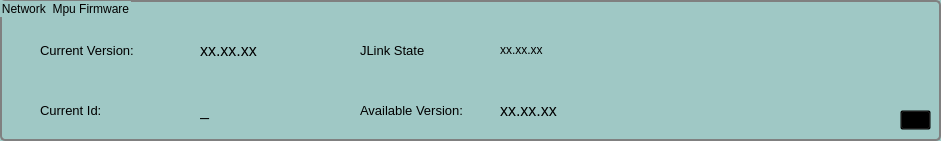
   <widget class="QGroupBox" name="groupBoxNetwork">
    <property name="geometry">
     <rect>
      <x>10</x>
      <y>180</y>
      <width>941</width>
      <height>141</height>
     </rect>
    </property>
    <property name="palette">
     <palette>
      <active>
       <colorrole role="WindowText">
        <brush brushstyle="SolidPattern">
         <color alpha="255">
          <red>0</red>
          <green>0</green>
          <blue>0</blue>
         </color>
        </brush>
       </colorrole>
       <colorrole role="Button">
        <brush brushstyle="SolidPattern">
         <color alpha="255">
          <red>159</red>
          <green>200</green>
          <blue>197</blue>
         </color>
        </brush>
       </colorrole>
       <colorrole role="Light">
        <brush brushstyle="SolidPattern">
         <color alpha="255">
          <red>248</red>
          <green>255</green>
          <blue>255</blue>
         </color>
        </brush>
       </colorrole>
       <colorrole role="Midlight">
        <brush brushstyle="SolidPattern">
         <color alpha="255">
          <red>203</red>
          <green>227</green>
          <blue>226</blue>
         </color>
        </brush>
       </colorrole>
       <colorrole role="Dark">
        <brush brushstyle="SolidPattern">
         <color alpha="255">
          <red>79</red>
          <green>100</green>
          <blue>98</blue>
         </color>
        </brush>
       </colorrole>
       <colorrole role="Mid">
        <brush brushstyle="SolidPattern">
         <color alpha="255">
          <red>106</red>
          <green>133</green>
          <blue>131</blue>
         </color>
        </brush>
       </colorrole>
       <colorrole role="Text">
        <brush brushstyle="SolidPattern">
         <color alpha="255">
          <red>0</red>
          <green>0</green>
          <blue>0</blue>
         </color>
        </brush>
       </colorrole>
       <colorrole role="BrightText">
        <brush brushstyle="SolidPattern">
         <color alpha="255">
          <red>255</red>
          <green>255</green>
          <blue>255</blue>
         </color>
        </brush>
       </colorrole>
       <colorrole role="ButtonText">
        <brush brushstyle="SolidPattern">
         <color alpha="255">
          <red>0</red>
          <green>0</green>
          <blue>0</blue>
         </color>
        </brush>
       </colorrole>
       <colorrole role="Base">
        <brush brushstyle="SolidPattern">
         <color alpha="255">
          <red>255</red>
          <green>255</green>
          <blue>255</blue>
         </color>
        </brush>
       </colorrole>
       <colorrole role="Window">
        <brush brushstyle="SolidPattern">
         <color alpha="255">
          <red>159</red>
          <green>200</green>
          <blue>197</blue>
         </color>
        </brush>
       </colorrole>
       <colorrole role="Shadow">
        <brush brushstyle="SolidPattern">
         <color alpha="255">
          <red>0</red>
          <green>0</green>
          <blue>0</blue>
         </color>
        </brush>
       </colorrole>
       <colorrole role="AlternateBase">
        <brush brushstyle="SolidPattern">
         <color alpha="255">
          <red>207</red>
          <green>227</green>
          <blue>226</blue>
         </color>
        </brush>
       </colorrole>
       <colorrole role="ToolTipBase">
        <brush brushstyle="SolidPattern">
         <color alpha="255">
          <red>255</red>
          <green>255</green>
          <blue>220</blue>
         </color>
        </brush>
       </colorrole>
       <colorrole role="ToolTipText">
        <brush brushstyle="SolidPattern">
         <color alpha="255">
          <red>0</red>
          <green>0</green>
          <blue>0</blue>
         </color>
        </brush>
       </colorrole>
      </active>
      <inactive>
       <colorrole role="WindowText">
        <brush brushstyle="SolidPattern">
         <color alpha="255">
          <red>0</red>
          <green>0</green>
          <blue>0</blue>
         </color>
        </brush>
       </colorrole>
       <colorrole role="Button">
        <brush brushstyle="SolidPattern">
         <color alpha="255">
          <red>159</red>
          <green>200</green>
          <blue>197</blue>
         </color>
        </brush>
       </colorrole>
       <colorrole role="Light">
        <brush brushstyle="SolidPattern">
         <color alpha="255">
          <red>248</red>
          <green>255</green>
          <blue>255</blue>
         </color>
        </brush>
       </colorrole>
       <colorrole role="Midlight">
        <brush brushstyle="SolidPattern">
         <color alpha="255">
          <red>203</red>
          <green>227</green>
          <blue>226</blue>
         </color>
        </brush>
       </colorrole>
       <colorrole role="Dark">
        <brush brushstyle="SolidPattern">
         <color alpha="255">
          <red>79</red>
          <green>100</green>
          <blue>98</blue>
         </color>
        </brush>
       </colorrole>
       <colorrole role="Mid">
        <brush brushstyle="SolidPattern">
         <color alpha="255">
          <red>106</red>
          <green>133</green>
          <blue>131</blue>
         </color>
        </brush>
       </colorrole>
       <colorrole role="Text">
        <brush brushstyle="SolidPattern">
         <color alpha="255">
          <red>0</red>
          <green>0</green>
          <blue>0</blue>
         </color>
        </brush>
       </colorrole>
       <colorrole role="BrightText">
        <brush brushstyle="SolidPattern">
         <color alpha="255">
          <red>255</red>
          <green>255</green>
          <blue>255</blue>
         </color>
        </brush>
       </colorrole>
       <colorrole role="ButtonText">
        <brush brushstyle="SolidPattern">
         <color alpha="255">
          <red>0</red>
          <green>0</green>
          <blue>0</blue>
         </color>
        </brush>
       </colorrole>
       <colorrole role="Base">
        <brush brushstyle="SolidPattern">
         <color alpha="255">
          <red>255</red>
          <green>255</green>
          <blue>255</blue>
         </color>
        </brush>
       </colorrole>
       <colorrole role="Window">
        <brush brushstyle="SolidPattern">
         <color alpha="255">
          <red>159</red>
          <green>200</green>
          <blue>197</blue>
         </color>
        </brush>
       </colorrole>
       <colorrole role="Shadow">
        <brush brushstyle="SolidPattern">
         <color alpha="255">
          <red>0</red>
          <green>0</green>
          <blue>0</blue>
         </color>
        </brush>
       </colorrole>
       <colorrole role="AlternateBase">
        <brush brushstyle="SolidPattern">
         <color alpha="255">
          <red>207</red>
          <green>227</green>
          <blue>226</blue>
         </color>
        </brush>
       </colorrole>
       <colorrole role="ToolTipBase">
        <brush brushstyle="SolidPattern">
         <color alpha="255">
          <red>255</red>
          <green>255</green>
          <blue>220</blue>
         </color>
        </brush>
       </colorrole>
       <colorrole role="ToolTipText">
        <brush brushstyle="SolidPattern">
         <color alpha="255">
          <red>0</red>
          <green>0</green>
          <blue>0</blue>
         </color>
        </brush>
       </colorrole>
      </inactive>
      <disabled>
       <colorrole role="WindowText">
        <brush brushstyle="SolidPattern">
         <color alpha="255">
          <red>79</red>
          <green>100</green>
          <blue>98</blue>
         </color>
        </brush>
       </colorrole>
       <colorrole role="Button">
        <brush brushstyle="SolidPattern">
         <color alpha="255">
          <red>159</red>
          <green>200</green>
          <blue>197</blue>
         </color>
        </brush>
       </colorrole>
       <colorrole role="Light">
        <brush brushstyle="SolidPattern">
         <color alpha="255">
          <red>248</red>
          <green>255</green>
          <blue>255</blue>
         </color>
        </brush>
       </colorrole>
       <colorrole role="Midlight">
        <brush brushstyle="SolidPattern">
         <color alpha="255">
          <red>203</red>
          <green>227</green>
          <blue>226</blue>
         </color>
        </brush>
       </colorrole>
       <colorrole role="Dark">
        <brush brushstyle="SolidPattern">
         <color alpha="255">
          <red>79</red>
          <green>100</green>
          <blue>98</blue>
         </color>
        </brush>
       </colorrole>
       <colorrole role="Mid">
        <brush brushstyle="SolidPattern">
         <color alpha="255">
          <red>106</red>
          <green>133</green>
          <blue>131</blue>
         </color>
        </brush>
       </colorrole>
       <colorrole role="Text">
        <brush brushstyle="SolidPattern">
         <color alpha="255">
          <red>79</red>
          <green>100</green>
          <blue>98</blue>
         </color>
        </brush>
       </colorrole>
       <colorrole role="BrightText">
        <brush brushstyle="SolidPattern">
         <color alpha="255">
          <red>255</red>
          <green>255</green>
          <blue>255</blue>
         </color>
        </brush>
       </colorrole>
       <colorrole role="ButtonText">
        <brush brushstyle="SolidPattern">
         <color alpha="255">
          <red>79</red>
          <green>100</green>
          <blue>98</blue>
         </color>
        </brush>
       </colorrole>
       <colorrole role="Base">
        <brush brushstyle="SolidPattern">
         <color alpha="255">
          <red>159</red>
          <green>200</green>
          <blue>197</blue>
         </color>
        </brush>
       </colorrole>
       <colorrole role="Window">
        <brush brushstyle="SolidPattern">
         <color alpha="255">
          <red>159</red>
          <green>200</green>
          <blue>197</blue>
         </color>
        </brush>
       </colorrole>
       <colorrole role="Shadow">
        <brush brushstyle="SolidPattern">
         <color alpha="255">
          <red>0</red>
          <green>0</green>
          <blue>0</blue>
         </color>
        </brush>
       </colorrole>
       <colorrole role="AlternateBase">
        <brush brushstyle="SolidPattern">
         <color alpha="255">
          <red>159</red>
          <green>200</green>
          <blue>197</blue>
         </color>
        </brush>
       </colorrole>
       <colorrole role="ToolTipBase">
        <brush brushstyle="SolidPattern">
         <color alpha="255">
          <red>255</red>
          <green>255</green>
          <blue>220</blue>
         </color>
        </brush>
       </colorrole>
       <colorrole role="ToolTipText">
        <brush brushstyle="SolidPattern">
         <color alpha="255">
          <red>0</red>
          <green>0</green>
          <blue>0</blue>
         </color>
        </brush>
       </colorrole>
      </disabled>
     </palette>
    </property>
    <property name="accessibleName">
     <string/>
    </property>
    <property name="accessibleDescription">
     <string/>
    </property>
    <property name="layoutDirection">
     <enum>Qt::LeftToRight</enum>
    </property>
    <property name="styleSheet">
     <string notr="true">QGroupBox { 
     border: 2px solid gray; 
     border-radius: 5px; 
 } </string>
    </property>
    <property name="inputMethodHints">
     <set>Qt::ImhDigitsOnly</set>
    </property>
    <property name="title">
     <string>Network  Mpu Firmware</string>
    </property>
    <widget class="QLabel" name="labelCurrVersionNw">
     <property name="geometry">
      <rect>
       <x>40</x>
       <y>40</y>
       <width>111</width>
       <height>20</height>
      </rect>
     </property>
     <property name="font">
      <font>
       <pointsize>10</pointsize>
      </font>
     </property>
     <property name="text">
      <string>Current Version:</string>
     </property>
     <property name="scaledContents">
      <bool>true</bool>
     </property>
    </widget>
    <widget class="QLabel" name="varCurrVersionNbrNw">
     <property name="geometry">
      <rect>
       <x>200</x>
       <y>40</y>
       <width>131</width>
       <height>20</height>
      </rect>
     </property>
     <property name="font">
      <font>
       <pointsize>12</pointsize>
      </font>
     </property>
     <property name="text">
      <string>xx.xx.xx</string>
     </property>
     <property name="scaledContents">
      <bool>true</bool>
     </property>
    </widget>
    <widget class="QLabel" name="varJLinkStateNw">
     <property name="geometry">
      <rect>
       <x>500</x>
       <y>40</y>
       <width>421</width>
       <height>20</height>
      </rect>
     </property>
     <property name="palette">
      <palette>
       <active>
        <colorrole role="WindowText">
         <brush brushstyle="SolidPattern">
          <color alpha="255">
           <red>0</red>
           <green>0</green>
           <blue>0</blue>
          </color>
         </brush>
        </colorrole>
        <colorrole role="Button">
         <brush brushstyle="SolidPattern">
          <color alpha="255">
           <red>0</red>
           <green>0</green>
           <blue>255</blue>
          </color>
         </brush>
        </colorrole>
        <colorrole role="Light">
         <brush brushstyle="SolidPattern">
          <color alpha="255">
           <red>127</red>
           <green>127</green>
           <blue>255</blue>
          </color>
         </brush>
        </colorrole>
        <colorrole role="Midlight">
         <brush brushstyle="SolidPattern">
          <color alpha="255">
           <red>63</red>
           <green>63</green>
           <blue>255</blue>
          </color>
         </brush>
        </colorrole>
        <colorrole role="Dark">
         <brush brushstyle="SolidPattern">
          <color alpha="255">
           <red>0</red>
           <green>0</green>
           <blue>127</blue>
          </color>
         </brush>
        </colorrole>
        <colorrole role="Mid">
         <brush brushstyle="SolidPattern">
          <color alpha="255">
           <red>0</red>
           <green>0</green>
           <blue>170</blue>
          </color>
         </brush>
        </colorrole>
        <colorrole role="Text">
         <brush brushstyle="SolidPattern">
          <color alpha="255">
           <red>0</red>
           <green>0</green>
           <blue>0</blue>
          </color>
         </brush>
        </colorrole>
        <colorrole role="BrightText">
         <brush brushstyle="SolidPattern">
          <color alpha="255">
           <red>255</red>
           <green>255</green>
           <blue>255</blue>
          </color>
         </brush>
        </colorrole>
        <colorrole role="ButtonText">
         <brush brushstyle="SolidPattern">
          <color alpha="255">
           <red>0</red>
           <green>0</green>
           <blue>0</blue>
          </color>
         </brush>
        </colorrole>
        <colorrole role="Base">
         <brush brushstyle="SolidPattern">
          <color alpha="255">
           <red>255</red>
           <green>255</green>
           <blue>255</blue>
          </color>
         </brush>
        </colorrole>
        <colorrole role="Window">
         <brush brushstyle="SolidPattern">
          <color alpha="255">
           <red>0</red>
           <green>0</green>
           <blue>255</blue>
          </color>
         </brush>
        </colorrole>
        <colorrole role="Shadow">
         <brush brushstyle="SolidPattern">
          <color alpha="255">
           <red>0</red>
           <green>0</green>
           <blue>0</blue>
          </color>
         </brush>
        </colorrole>
        <colorrole role="AlternateBase">
         <brush brushstyle="SolidPattern">
          <color alpha="255">
           <red>127</red>
           <green>127</green>
           <blue>255</blue>
          </color>
         </brush>
        </colorrole>
        <colorrole role="ToolTipBase">
         <brush brushstyle="SolidPattern">
          <color alpha="255">
           <red>255</red>
           <green>255</green>
           <blue>220</blue>
          </color>
         </brush>
        </colorrole>
        <colorrole role="ToolTipText">
         <brush brushstyle="SolidPattern">
          <color alpha="255">
           <red>0</red>
           <green>0</green>
           <blue>0</blue>
          </color>
         </brush>
        </colorrole>
       </active>
       <inactive>
        <colorrole role="WindowText">
         <brush brushstyle="SolidPattern">
          <color alpha="255">
           <red>0</red>
           <green>0</green>
           <blue>0</blue>
          </color>
         </brush>
        </colorrole>
        <colorrole role="Button">
         <brush brushstyle="SolidPattern">
          <color alpha="255">
           <red>0</red>
           <green>0</green>
           <blue>255</blue>
          </color>
         </brush>
        </colorrole>
        <colorrole role="Light">
         <brush brushstyle="SolidPattern">
          <color alpha="255">
           <red>127</red>
           <green>127</green>
           <blue>255</blue>
          </color>
         </brush>
        </colorrole>
        <colorrole role="Midlight">
         <brush brushstyle="SolidPattern">
          <color alpha="255">
           <red>63</red>
           <green>63</green>
           <blue>255</blue>
          </color>
         </brush>
        </colorrole>
        <colorrole role="Dark">
         <brush brushstyle="SolidPattern">
          <color alpha="255">
           <red>0</red>
           <green>0</green>
           <blue>127</blue>
          </color>
         </brush>
        </colorrole>
        <colorrole role="Mid">
         <brush brushstyle="SolidPattern">
          <color alpha="255">
           <red>0</red>
           <green>0</green>
           <blue>170</blue>
          </color>
         </brush>
        </colorrole>
        <colorrole role="Text">
         <brush brushstyle="SolidPattern">
          <color alpha="255">
           <red>0</red>
           <green>0</green>
           <blue>0</blue>
          </color>
         </brush>
        </colorrole>
        <colorrole role="BrightText">
         <brush brushstyle="SolidPattern">
          <color alpha="255">
           <red>255</red>
           <green>255</green>
           <blue>255</blue>
          </color>
         </brush>
        </colorrole>
        <colorrole role="ButtonText">
         <brush brushstyle="SolidPattern">
          <color alpha="255">
           <red>0</red>
           <green>0</green>
           <blue>0</blue>
          </color>
         </brush>
        </colorrole>
        <colorrole role="Base">
         <brush brushstyle="SolidPattern">
          <color alpha="255">
           <red>255</red>
           <green>255</green>
           <blue>255</blue>
          </color>
         </brush>
        </colorrole>
        <colorrole role="Window">
         <brush brushstyle="SolidPattern">
          <color alpha="255">
           <red>0</red>
           <green>0</green>
           <blue>255</blue>
          </color>
         </brush>
        </colorrole>
        <colorrole role="Shadow">
         <brush brushstyle="SolidPattern">
          <color alpha="255">
           <red>0</red>
           <green>0</green>
           <blue>0</blue>
          </color>
         </brush>
        </colorrole>
        <colorrole role="AlternateBase">
         <brush brushstyle="SolidPattern">
          <color alpha="255">
           <red>127</red>
           <green>127</green>
           <blue>255</blue>
          </color>
         </brush>
        </colorrole>
        <colorrole role="ToolTipBase">
         <brush brushstyle="SolidPattern">
          <color alpha="255">
           <red>255</red>
           <green>255</green>
           <blue>220</blue>
          </color>
         </brush>
        </colorrole>
        <colorrole role="ToolTipText">
         <brush brushstyle="SolidPattern">
          <color alpha="255">
           <red>0</red>
           <green>0</green>
           <blue>0</blue>
          </color>
         </brush>
        </colorrole>
       </inactive>
       <disabled>
        <colorrole role="WindowText">
         <brush brushstyle="SolidPattern">
          <color alpha="255">
           <red>0</red>
           <green>0</green>
           <blue>127</blue>
          </color>
         </brush>
        </colorrole>
        <colorrole role="Button">
         <brush brushstyle="SolidPattern">
          <color alpha="255">
           <red>0</red>
           <green>0</green>
           <blue>255</blue>
          </color>
         </brush>
        </colorrole>
        <colorrole role="Light">
         <brush brushstyle="SolidPattern">
          <color alpha="255">
           <red>127</red>
           <green>127</green>
           <blue>255</blue>
          </color>
         </brush>
        </colorrole>
        <colorrole role="Midlight">
         <brush brushstyle="SolidPattern">
          <color alpha="255">
           <red>63</red>
           <green>63</green>
           <blue>255</blue>
          </color>
         </brush>
        </colorrole>
        <colorrole role="Dark">
         <brush brushstyle="SolidPattern">
          <color alpha="255">
           <red>0</red>
           <green>0</green>
           <blue>127</blue>
          </color>
         </brush>
        </colorrole>
        <colorrole role="Mid">
         <brush brushstyle="SolidPattern">
          <color alpha="255">
           <red>0</red>
           <green>0</green>
           <blue>170</blue>
          </color>
         </brush>
        </colorrole>
        <colorrole role="Text">
         <brush brushstyle="SolidPattern">
          <color alpha="255">
           <red>0</red>
           <green>0</green>
           <blue>127</blue>
          </color>
         </brush>
        </colorrole>
        <colorrole role="BrightText">
         <brush brushstyle="SolidPattern">
          <color alpha="255">
           <red>255</red>
           <green>255</green>
           <blue>255</blue>
          </color>
         </brush>
        </colorrole>
        <colorrole role="ButtonText">
         <brush brushstyle="SolidPattern">
          <color alpha="255">
           <red>0</red>
           <green>0</green>
           <blue>127</blue>
          </color>
         </brush>
        </colorrole>
        <colorrole role="Base">
         <brush brushstyle="SolidPattern">
          <color alpha="255">
           <red>0</red>
           <green>0</green>
           <blue>255</blue>
          </color>
         </brush>
        </colorrole>
        <colorrole role="Window">
         <brush brushstyle="SolidPattern">
          <color alpha="255">
           <red>0</red>
           <green>0</green>
           <blue>255</blue>
          </color>
         </brush>
        </colorrole>
        <colorrole role="Shadow">
         <brush brushstyle="SolidPattern">
          <color alpha="255">
           <red>0</red>
           <green>0</green>
           <blue>0</blue>
          </color>
         </brush>
        </colorrole>
        <colorrole role="AlternateBase">
         <brush brushstyle="SolidPattern">
          <color alpha="255">
           <red>0</red>
           <green>0</green>
           <blue>255</blue>
          </color>
         </brush>
        </colorrole>
        <colorrole role="ToolTipBase">
         <brush brushstyle="SolidPattern">
          <color alpha="255">
           <red>255</red>
           <green>255</green>
           <blue>220</blue>
          </color>
         </brush>
        </colorrole>
        <colorrole role="ToolTipText">
         <brush brushstyle="SolidPattern">
          <color alpha="255">
           <red>0</red>
           <green>0</green>
           <blue>0</blue>
          </color>
         </brush>
        </colorrole>
       </disabled>
      </palette>
     </property>
     <property name="font">
      <font>
       <pointsize>9</pointsize>
      </font>
     </property>
     <property name="text">
      <string>xx.xx.xx</string>
     </property>
     <property name="scaledContents">
      <bool>true</bool>
     </property>
    </widget>
    <widget class="QLabel" name="labelJLinkStateNw">
     <property name="geometry">
      <rect>
       <x>360</x>
       <y>40</y>
       <width>111</width>
       <height>20</height>
      </rect>
     </property>
     <property name="font">
      <font>
       <pointsize>10</pointsize>
      </font>
     </property>
     <property name="text">
      <string>JLink State</string>
     </property>
     <property name="scaledContents">
      <bool>true</bool>
     </property>
    </widget>
    <widget class="QLabel" name="labelAvailableVersionNw">
     <property name="geometry">
      <rect>
       <x>360</x>
       <y>100</y>
       <width>131</width>
       <height>20</height>
      </rect>
     </property>
     <property name="font">
      <font>
       <pointsize>10</pointsize>
      </font>
     </property>
     <property name="text">
      <string>Available Version:</string>
     </property>
     <property name="scaledContents">
      <bool>true</bool>
     </property>
    </widget>
    <widget class="QLabel" name="varCurrIdNbrNw">
     <property name="geometry">
      <rect>
       <x>200</x>
       <y>100</y>
       <width>81</width>
       <height>20</height>
      </rect>
     </property>
     <property name="font">
      <font>
       <pointsize>12</pointsize>
      </font>
     </property>
     <property name="text">
      <string>_</string>
     </property>
     <property name="scaledContents">
      <bool>true</bool>
     </property>
    </widget>
    <widget class="QLabel" name="labelCurrIdNw">
     <property name="geometry">
      <rect>
       <x>40</x>
       <y>100</y>
       <width>91</width>
       <height>20</height>
      </rect>
     </property>
     <property name="font">
      <font>
       <pointsize>10</pointsize>
      </font>
     </property>
     <property name="text">
      <string>Current Id:</string>
     </property>
     <property name="scaledContents">
      <bool>true</bool>
     </property>
    </widget>
    <widget class="QToolButton" name="toolButtonCnfgNetw">
     <property name="geometry">
      <rect>
       <x>900</x>
       <y>110</y>
       <width>31</width>
       <height>20</height>
      </rect>
     </property>
     <property name="styleSheet">
      <string notr="true">QToolButton{
	color:rgb(#f5f377);
	background-color:transparent;
}
QToolButton:hover{
	background-color:transparent;
	font: 75 12pt &quot;MS Shell Dlg 2&quot;;
}
QToolButton:pressed{
	background-color:rgb(#f5f366);
	font: 75 14pt &quot;MS Shell Dlg 2&quot;;
}</string>
     </property>
     <property name="text">
      <string>...</string>
     </property>
    </widget>
    <widget class="QLabel" name="varAvailableVersionNbrNw">
     <property name="geometry">
      <rect>
       <x>500</x>
       <y>100</y>
       <width>361</width>
       <height>20</height>
      </rect>
     </property>
     <property name="font">
      <font>
       <pointsize>12</pointsize>
      </font>
     </property>
     <property name="text">
      <string>xx.xx.xx</string>
     </property>
     <property name="scaledContents">
      <bool>true</bool>
     </property>
    </widget>
   </widget>
